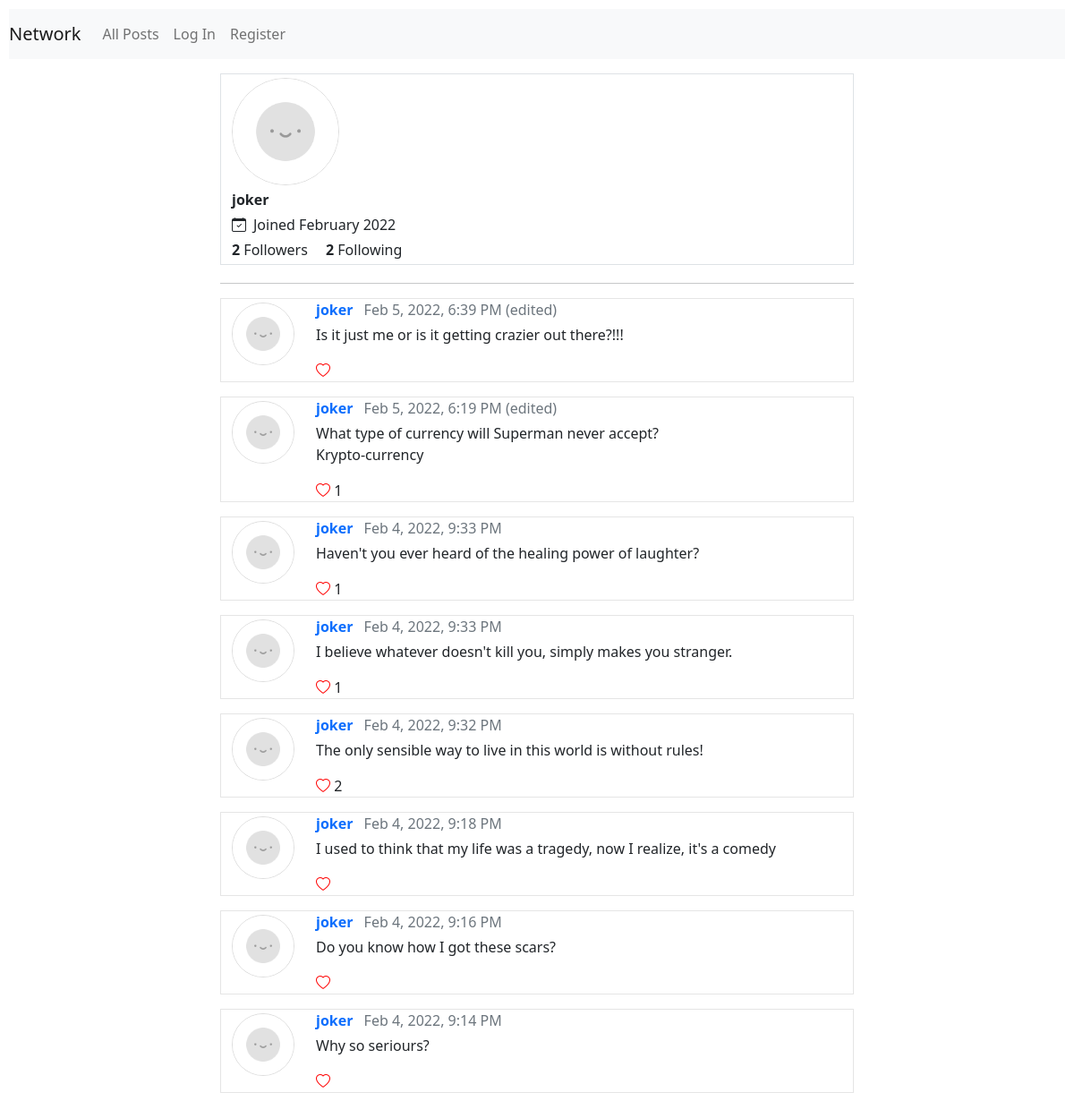
The page /profile/2 on the database its author committed.
### network/models.py (models this page shows, shortened)
class User(AbstractUser):
    following = models.ManyToManyField('self', symmetrical=False)
    followers = models.ManyToManyField('self', symmetrical=False, related_name='subs')
    joined = models.DateTimeField(auto_now_add=True)
    def __str__(self) -> str:
        return self.username

class Post(models.Model):
    author = models.ForeignKey(User, on_delete=models.CASCADE, related_name="posts")
    content = models.TextField()
    likes = models.ManyToManyField(User)
    timestamp = models.DateTimeField(auto_now_add=True)
    updated = models.BooleanField(default=False)
    class Meta:
        ordering = ['-timestamp']

### network/views.py (the view)
# urls.py: path("profile/<int:user_id>", views.profile, name="profile"),
def profile(request, user_id):
    try:
        profile = User.objects.get(pk=user_id)
    except User.DoesNotExist:
        raise Http404("This user does not exist")
    posts = profile.posts.all()
    paginator = Paginator(posts, 10)
    page_number = request.GET.get('page')
    page_obj = paginator.get_page(page_number)
    return render(request, 'network/profile.html', {
        'profile': profile,
        'page_obj': page_obj,
    })

### network/templates/network/profile.html (shortened to what this page needs)
{% extends "network/layout.html" %}
{% load static %}
{% block body %}
    <div class="container mt-3 mb-2 border">
        <img class="avatar mt-1" src="{% static 'network/avatar.png' %}" alt="profile_photo" height="120px" width="120px">
        <div class="name my-1"><b>{{ profile.username }}</b></div>
        <div><i class="bi bi-calendar-check me-2"></i><span>Joined {{ profile.joined|date:"F Y" }}</span></div>
        <div class="my-1">
            <span class="me-3"><b class="subs">{{ profile.followers.all|length }}</b> Followers</span>
            <span><b>{{ profile.following.all|length }}</b> Following</span>
        </div>
    </div>
    {% include "network/posts.html" %}
{% endblock %}

### network/templates/network/posts.html (shortened to what this page needs)
{% load static %}
<hr>
<div class="container posts">
    {% for post in page_obj %}
        <div class="row my-3 post">
            <div class="col-auto">
                <img class="avatar my-1" src="{% static 'network/avatar.png' %}" alt="avatar"
                height="70px" width="70px">
            </div>
            <div class="col" data-content="{{ post.id }}">
                <div class="mb-1">
                    <strong><a href="{% url 'profile' post.author.id %}">{{ post.author }}</a></strong>
                    <span class="text-muted fw-lighter ms-2">{{ post.timestamp|date:"M j, Y, g:i A" }}</span>
                    <span class="text-muted fw-lighter">
                        {% if post.updated %}
                            (edited)
                        {% endif %}
                    </span>
                </div>
                <div>
                    <p class="content">{{ post.content }}</p>
                    <div class="likes">
                        {% if user in post.likes.all %}
                            <i id="{{ post.id }}" class="bi bi-heart-fill like"></i>
                        {% else %}
                            <i id="{{ post.id }}" class="bi bi-heart like"></i>
                        {% endif %}
                        <span class="count">
                            {% if post.likes.count > 0 %}
                                {{ post.likes.count }}
                            {% endif %}
                        </span>
                    </div>
                </div>
            </div>
        </div>
    {% endfor %}
</div>

### network/static/network/styles.css (style rules this page uses)
body { padding: 10px; }
img.avatar { border-radius: 50%; border: 1px solid rgba(0, 0, 0, 0.137); }
div.container { height: 50%; width: 60%; }
div.posts { width: 60%; }
hr { width: 60%; margin: auto; margin-top: 20px; border: none; }
.post { border: 1px solid rgba(0, 0, 0, 0.103); }
div.likes { margin-bottom: 5px; display: inline; }
.like { color: red; cursor: pointer; }
a, a:hover { text-decoration: none; }
.border { border: 1px solid rgba(0, 0, 0, 0.637); }
p.content { white-space: pre-wrap; }

### rows shown on the page
User: username "joker", joined "February 2022", followers.all|length "2", following.all|length "2"
Post: author "joker", timestamp "Feb 5, 2022, 6:39 PM", updated "(edited)", content "Is it just me or is it getting crazier out there?!!!"
Post: author "joker", timestamp "Feb 5, 2022, 6:19 PM", updated "(edited)", content "What type of currency will Superman never accept? Krypto-currency", likes.count "1"
Post: author "joker", timestamp "Feb 4, 2022, 9:33 PM", content "Haven't you ever heard of the healing power of laughter?", likes.count "1"
Post: author "joker", timestamp "Feb 4, 2022, 9:33 PM", content "I believe whatever doesn't kill you, simply makes you stranger.", likes.count "1"
Post: author "joker", timestamp "Feb 4, 2022, 9:32 PM", content "The only sensible way to live in this world is without rules!", likes.count "2"
Post: author "joker", timestamp "Feb 4, 2022, 9:18 PM", content "I used to think that my life was a tragedy, now I realize, it's a comedy"
Post: author "joker", timestamp "Feb 4, 2022, 9:16 PM", content "Do you know how I got these scars?"
Post: author "joker", timestamp "Feb 4, 2022, 9:14 PM", content "Why so seriours?"
